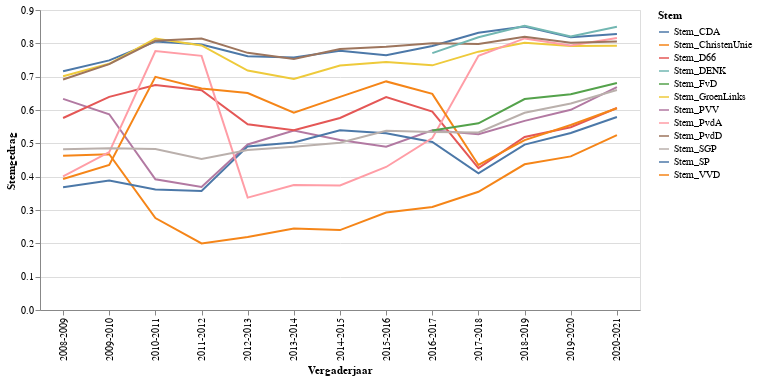

The notebook cell this image was saved under:
### Code cell
alt.Chart(source,width=600).mark_line().encode(
    x='Vergaderjaar:N',
    y=alt.Y('Stemgedrag:Q'),
    color='Stem:N',
)

### Figure 1 — Vega-Lite specification as saved in the notebook (floating-point values rounded to 4 significant figures; data arrays with more than 128 entries replaced by an {"elided": "..."} marker saying what was removed)
{"config": {"view": {"continuousWidth": 400, "continuousHeight": 300}}, "data": {"name": "data-079a8879d4ec531884face3f5a16df67"}, "mark": "line", "encoding": {"color": {"type": "nominal", "field": "Stem"}, "x": {"type": "nominal", "field": "Vergaderjaar"}, "y": {"type": "quantitative", "field": "Stemgedrag"}}, "width": 600, "$schema": "https://vega.github.io/schema/vega-lite/v4.0.2.json", "datasets": {"data-079a8879d4ec531884face3f5a16df67": {"elided": "156 records"}}}
